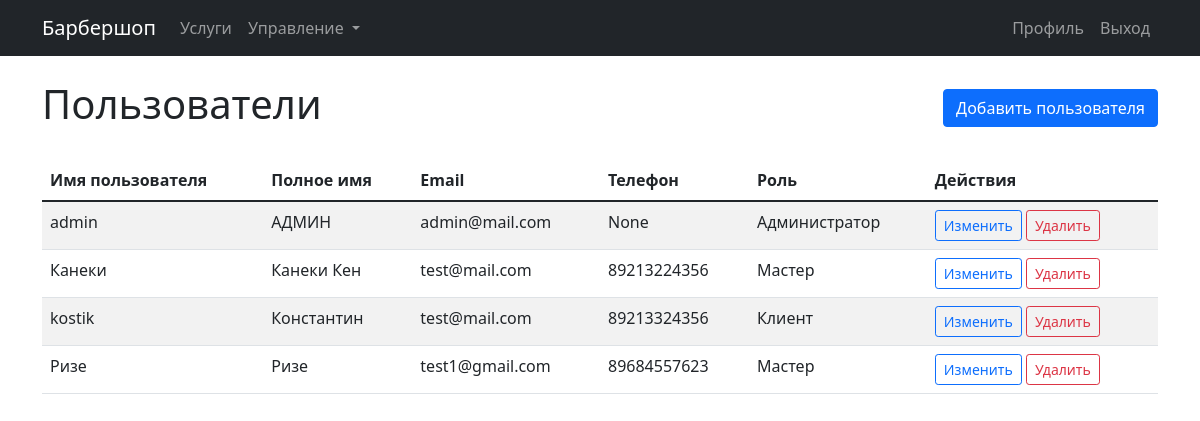
The page /users/ (signed in) on the database as committed earlier.
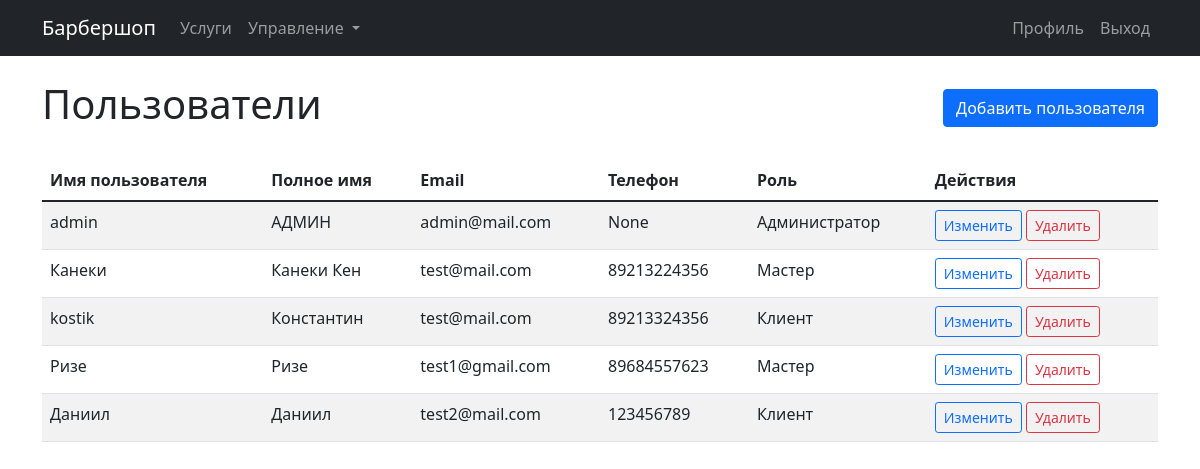
The same page on the database as committed later.
### barbershop_app/models.py (models this page shows, shortened)
class User(AbstractUser):
    role = models.ForeignKey(Role, on_delete=models.SET_NULL, null=True, blank=True, verbose_name='Роль')
    name = models.CharField(max_length=255, verbose_name='Полное имя')
    phone = models.CharField(max_length=20, blank=True, null=True, verbose_name='Телефон')
    email = models.EmailField('Email', max_length=50, blank=True, null=True)
    profile_photo = models.ImageField(upload_to='profile_photos/', blank=True, null=True, verbose_name='Фото профиля')
    description = models.TextField(blank=True, null=True, verbose_name='О себе')
    class Meta:
        verbose_name = 'Пользователь'
        verbose_name_plural = 'Пользователи'

class Role(models.Model):
    role_name = models.CharField(max_length=50, verbose_name='Название роли')
    description = models.TextField(blank=True, null=True, verbose_name='Описание')
    def __str__(self):
        return self.role_name
    class Meta:
        verbose_name = 'Роль'
        verbose_name_plural = 'Роли'

### barbershop_app/views.py (the view)
# urls.py: path('users/', UserListView.as_view(), name='user_list'),
class UserListView(StaffRequiredMixin, ListView):
    model = User
    template_name = 'barbershop_app/user_list.html'
    context_object_name = 'users'

### barbershop_app/views.py (called while the page is built)
    def test_func(self):
        return self.request.user.is_staff

### barbershop_app/templates/barbershop_app/user_list.html (shortened to what this page needs)
{% extends 'base.html' %}
{% block content %}
<div class="d-flex justify-content-between align-items-center mb-4">
    <h1>Пользователи</h1>
    {% if user.is_staff %}
    <a href="{% url 'user_create' %}" class="btn btn-primary">Добавить пользователя</a>
    {% endif %}
</div>
<div class="table-responsive">
    <table class="table table-striped">
        <thead>
            <tr>
                <th>Имя пользователя</th>
                <th>Полное имя</th>
                <th>Email</th>
                <th>Телефон</th>
                <th>Роль</th>
                {% if user.is_staff %}
                <th>Действия</th>
                {% endif %}
            </tr>
        </thead>
        <tbody>
            {% for user_item in users %}
            <tr>
                <td>{{ user_item.username }}</td>
                <td>{{ user_item.name }}</td>
                <td>{{ user_item.email }}</td>
                <td>{{ user_item.phone }}</td>
                <td>{{ user_item.role }}</td>
                {% if user.is_staff %}
                <td>
                    <a href="{% url 'user_update' user_item.pk %}" class="btn btn-sm btn-outline-primary">Изменить</a>
                    <a href="{% url 'user_delete' user_item.pk %}" class="btn btn-sm btn-outline-danger">Удалить</a>
                </td>
                {% endif %}
            </tr>
            {% endfor %}
        </tbody>
    </table>
</div>
{% endblock %}

Rows that differ between the two databases and show on the page:
added User: username "Даниил", name "Даниил", email "test2@mail.com", phone "123456789", role "Клиент"
